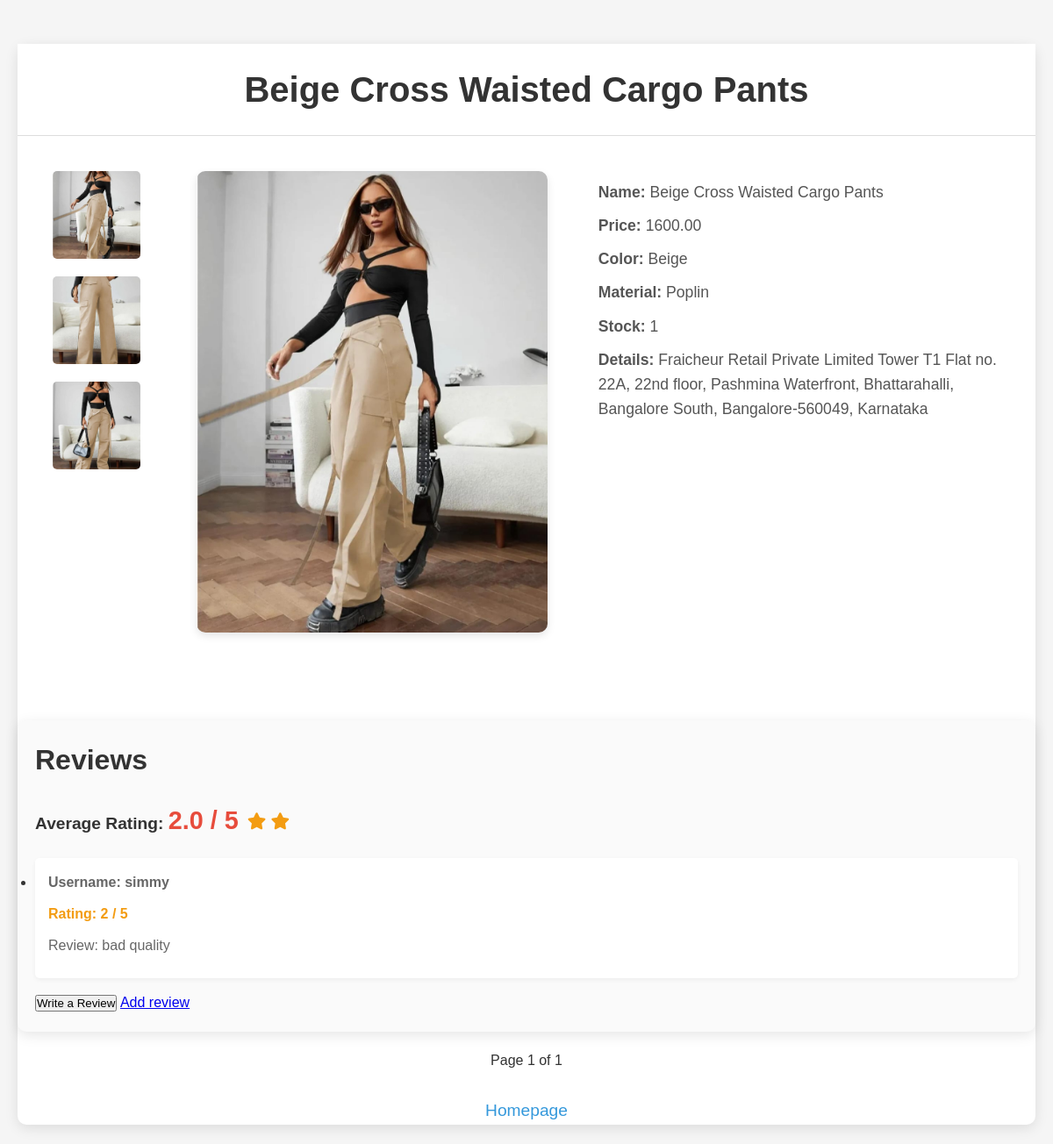
The page /product_detail/13/ on the database as committed earlier.
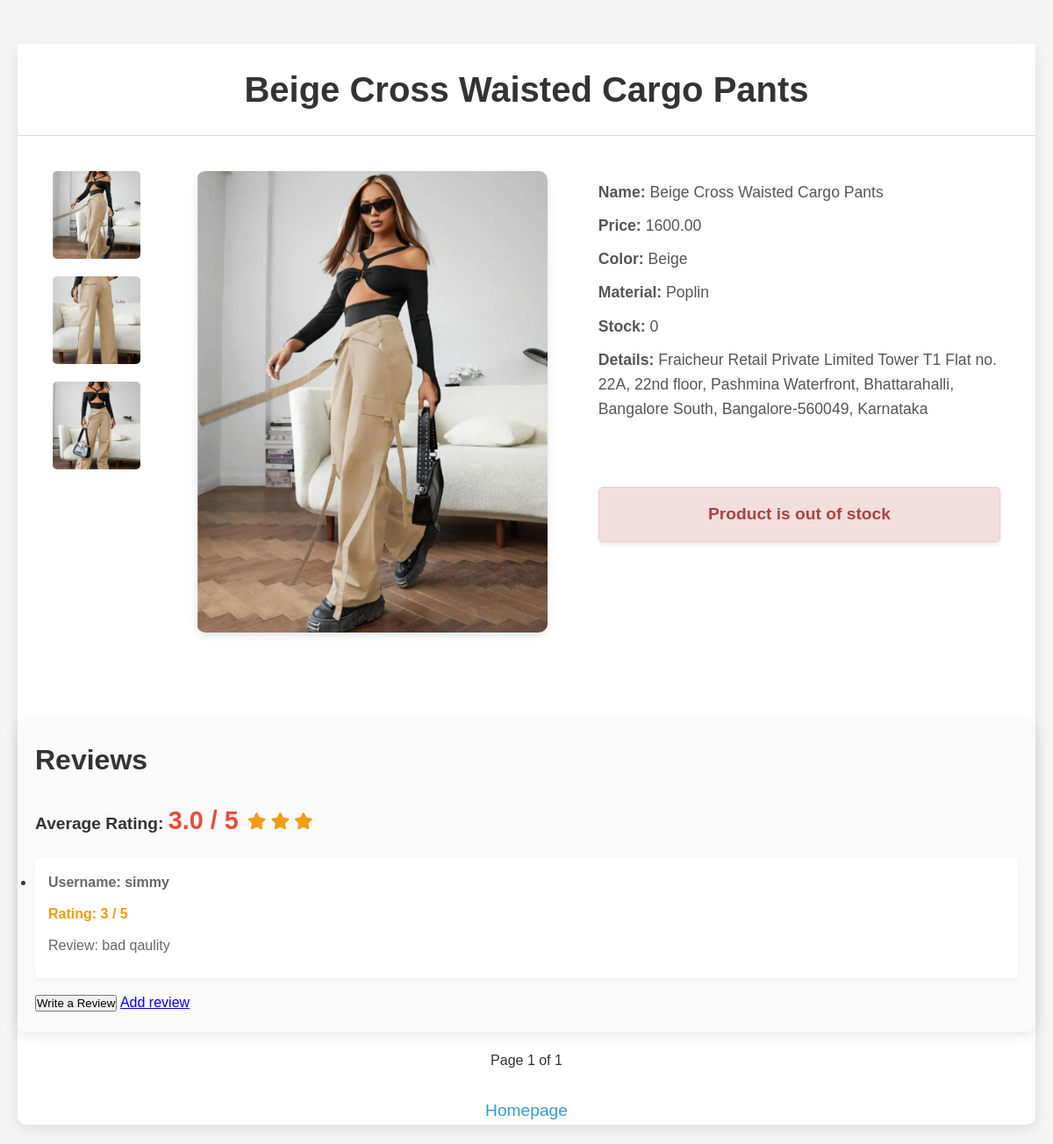
The same page on the database as committed later.
### app/models.py (models this page shows, shortened)
class Product(models.Model):
    product_name = models.CharField(max_length=80)
    product_price = models.DecimalField(max_digits=10, decimal_places=2, null=True, blank=True)
    product_description = models.TextField(null=True, blank=True)
    color = models.CharField(max_length=50, null=True, blank=True)
    material = models.CharField(max_length=100, null=True, blank=True)
    stock = models.IntegerField(null=True)
    category = models.ForeignKey(Category, on_delete=models.CASCADE)
    subcategory = models.ForeignKey(SubCategory, on_delete=models.CASCADE)
    user = models.ForeignKey(User, on_delete=models.CASCADE, null=True)

class Review(models.Model):
    product = models.ForeignKey(Product, on_delete=models.CASCADE, related_name='reviews')
    user = models.ForeignKey(User, on_delete=models.CASCADE)
    rating = models.IntegerField(default=1, choices=[(i, i) for i in range(1, 6)])
    review_text = models.TextField(blank=True, null=True)
    created_at = models.DateTimeField(auto_now_add=True)

class ProductImage(models.Model):
    product = models.ForeignKey(Product, related_name="images", on_delete=models.CASCADE)
    image = models.ImageField(upload_to='product_images/')

### app/views.py (the view)
# urls.py: path('product_detail/<int:product_id>/', product_detail, name='product_detail'),
def product_detail(request, product_id):
    product = get_object_or_404(Product, id=product_id)
    reviews = Review.objects.filter(product=product)
    images = product.images.first()
    if request.user.is_authenticated:
        is_in_cart = AddToCart.objects.filter(user=request.user, product=product).exists()
    else:
        is_in_cart = False
    page_number = request.GET.get("page")
    paginator = Paginator(reviews,2)
    page_obj = paginator.get_page(page_number)
    average_rating = product.reviews.aggregate(Avg('rating'))['rating__avg'] or 0
    star_range = range(1, 6)
    if average_rating:
        average_rating = round(average_rating,1)
    else:
        average_rating = 0
    return render(request, 'product_detail.html', {
        'product': product,
        'images': images,
        'is_in_cart': is_in_cart,
        'reviews' : reviews,
        'page_obj' : page_obj,
        'average_rating' : average_rating,
        'star_range' : star_range,
    })

### templates/product_detail.html (shortened to what the changed rows need)
<!DOCTYPE html>
<html lang="en">
<head>
    <link href="https://cdnjs.cloudflare.com/ajax/libs/font-awesome/6.0.0-beta3/css/all.min.css" rel="stylesheet">
</head>
<body>
    <div class="container">
        <header>
            <h1>{{ product.product_name }}</h1>
        </header>
        <div class="product-detail">
            <div class="product-info-container">
                <img id="main-image" src="{{ product.images.all.0.image.url }}" alt="{{ product.product_name }}" class="main-image">
            </div>
            <div class="product-info-container">
                <div class="product-specs">
                    <p><strong>Name:</strong> {{ product.product_name }}</p>
                    <p><strong>Price:</strong> {{ product.product_price }}</p>
                    <p><strong>Color:</strong> {{ product.color }}</p>
                    <p><strong>Material:</strong> {{ product.material }}</p>
                    <p><strong>Stock:</strong> {{ product.stock }}</p>
                    <p><strong>Details:</strong> {{ product.product_description }}</p>
                </div>
                <div class="product-actions">
                    {% if product.stock > 0 %}
                        {% if user.is_authenticated and not user.profile.is_vendor %}
                            {% if is_in_cart %}
                                <a href="/cart/" class="add-to-cart-button">View Cart</a>
                            {% else %}
                                <form method="POST" action="/add_to_cart/{{ product.id }}/">
                                    {% csrf_token %}
                                    <label for="quantity">Quantity:</label>
                                    <input type="number" name="quantity" id="quantity" min="1" max="{{ product.stock }}" value="1" required>
                                    <button type="submit" class="add-to-cart-button">Add to Cart</button>
                                </form>
                                <a href="/buy-now/{{ product.id }}" class="buy-now-button">Buy Now</a>
                            {% endif %}
                        {% endif %}
                    {% else %}
                        <p class="stock">Product is out of stock</p>
                    {% endif %}
                </div>
            </div>
        </div>
        <div class="reviews-section">
            <h2>Reviews</h2>
            <div class="product-rating">
                <p><strong>Average Rating:</strong>
                    <span class="average-rating">{{ average_rating }} / 5</span>
                    <div class="stars">
                        {% for i in star_range %}
                            {% if i <= average_rating %}
                                <i class="fa fa-star"></i>
                            {% else %}
                                <i class="fa fa-star-o"></i>
                            {% endif %}
                        {% endfor %}
                    </div>
                </p>
            </div>
            {% if reviews %}
                <ul>
                    {% for review in page_obj %}
                        <li class="review-item">
                            <p class="username">Username: {{ review.user.username }}</p>
                            <p class="rating">Rating: {{ review.rating }} / 5</p>
                            <p>Review: {{ review.review_text }}</p>
                        </li>
                    {% endfor %}
                </ul>
            {% else %}
                <p>No reviews available</p>
            {% endif %}
        </div>
    </div>
</body>
</html>

Rows that differ between the two databases and show on the page:
changed Product "Beige Cross Waisted Cargo Pants": stock "1" → "0"
changed Review "simmy": rating "2" → "3"; review_text "bad quality" → "bad qaulity"
Other text that changed with them:
{{ average_rating }}: "2.0" → "3.0"
text now shown: "Product is out of stock"
